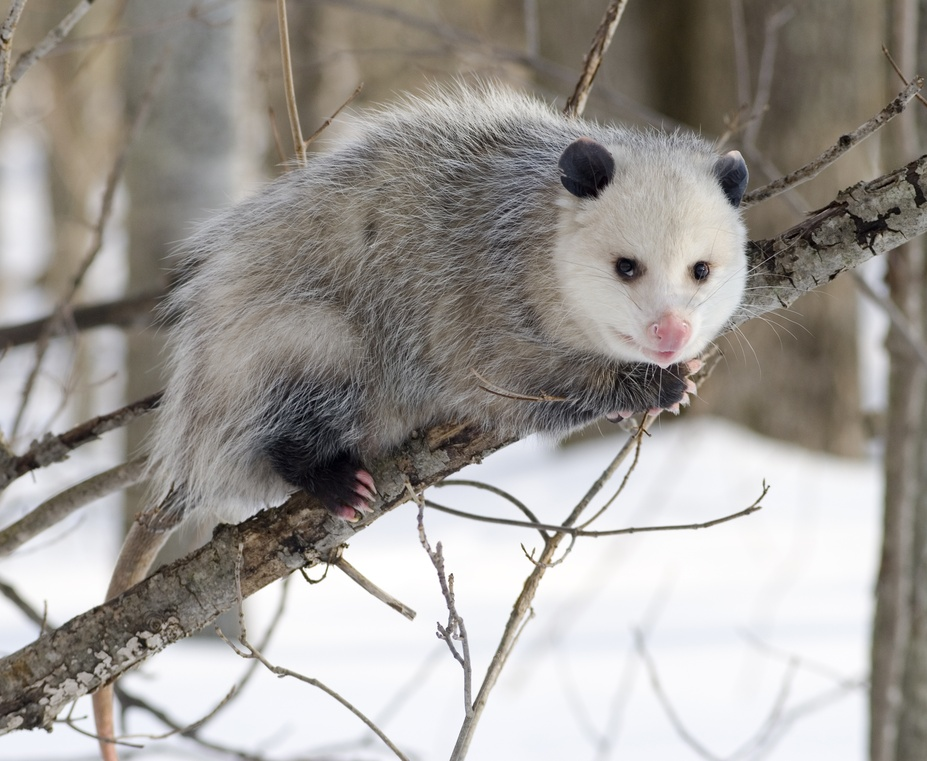
#> input picture Assignments/dustin/Opossum_2.jpg, 927 x 761 px, shrunk from 3157 x 2592 before the run, found by its file name
$ python lab16_image_manipulation.py
#> lines starting #> are read from the running program, lines starting #| are printed output that depends on the picture
import colorsys
import math
from PIL import Image

img = Image.open("/Users/duncanweir/Desktop/pdx_code/full_stack_class/Opossum_2.jpg") # must be in same folder
#> img is the input picture: PIL image 927x761 RGB; mean R, G, B 158.4, 154.1, 149.4
width, height = img.size # x, y = z means that this will be a tup.le
#> width = 927; height = 761
                         # a.k.a. Tuple:
                         # A tuple is a collection which is ordered and unchangeable. In Python tuples are written with round brackets.
pixels = img.load()

for x in range(width):
    for y in range(height):
        r, g, b = pixels[x, y] # == itterable list

        # c = 0.299*r + 0.587*g + 0.114*b
        # colorsys uses colors in the range [0, 1]
        h, s, v = colorsys.rgb_to_hsv(r/255, g/255, b/255)

        h = math.sin(x * s) / 10 #rotate the hue
        s += 0.5 #increase saturation
        v += 0.4 # increase value (brightness)

        r, g, b = colorsys.hsv_to_rgb(h/1, s/1, v/1)

        # convert back to [0, 255]
        # r = int(r*255)
        # g = int(g*255)
        # b = int(b*255)

        pixels[x, y] = (int(r*255), int(g*255), int(b*255))

img.show()
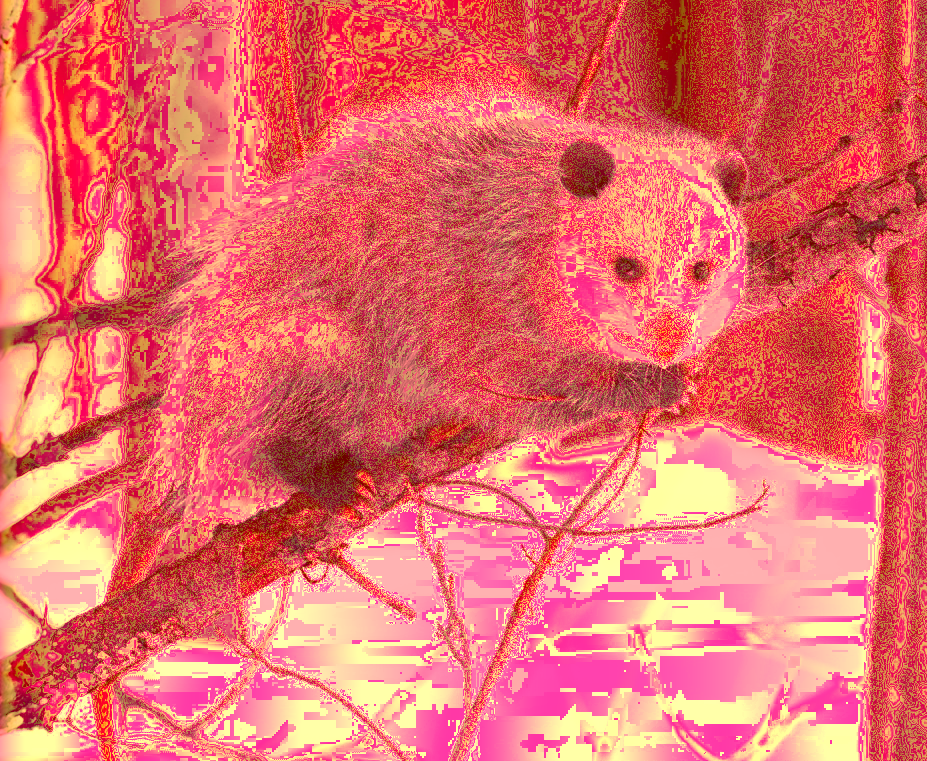
#> shown: PIL image 927x761 RGB; mean R, G, B 232, 111.4, 107.9
